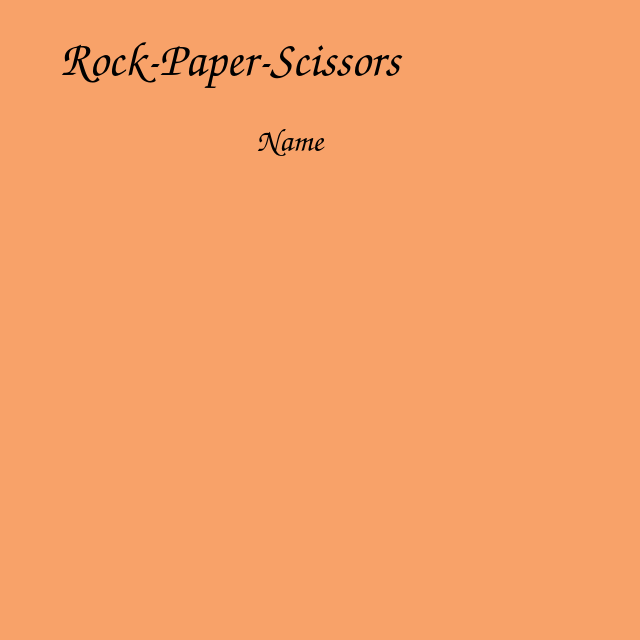
<?xml version="1.0" encoding="UTF-8"?>
<ui version="4.0">
 <class>Play</class>
 <widget class="QWidget" name="Play">
  <property name="windowModality">
   <enum>Qt::NonModal</enum>
  </property>
  <property name="geometry">
   <rect>
    <x>0</x>
    <y>0</y>
    <width>640</width>
    <height>640</height>
   </rect>
  </property>
  <property name="palette">
   <palette>
    <active>
     <colorrole role="WindowText">
      <brush brushstyle="SolidPattern">
       <color alpha="255">
        <red>0</red>
        <green>0</green>
        <blue>0</blue>
       </color>
      </brush>
     </colorrole>
     <colorrole role="Button">
      <brush brushstyle="SolidPattern">
       <color alpha="255">
        <red>248</red>
        <green>162</green>
        <blue>105</blue>
       </color>
      </brush>
     </colorrole>
     <colorrole role="Light">
      <brush brushstyle="SolidPattern">
       <color alpha="255">
        <red>255</red>
        <green>237</green>
        <blue>225</blue>
       </color>
      </brush>
     </colorrole>
     <colorrole role="Midlight">
      <brush brushstyle="SolidPattern">
       <color alpha="255">
        <red>251</red>
        <green>199</green>
        <blue>165</blue>
       </color>
      </brush>
     </colorrole>
     <colorrole role="Dark">
      <brush brushstyle="SolidPattern">
       <color alpha="255">
        <red>124</red>
        <green>81</green>
        <blue>52</blue>
       </color>
      </brush>
     </colorrole>
     <colorrole role="Mid">
      <brush brushstyle="SolidPattern">
       <color alpha="255">
        <red>165</red>
        <green>108</green>
        <blue>70</blue>
       </color>
      </brush>
     </colorrole>
     <colorrole role="Text">
      <brush brushstyle="SolidPattern">
       <color alpha="255">
        <red>0</red>
        <green>0</green>
        <blue>0</blue>
       </color>
      </brush>
     </colorrole>
     <colorrole role="BrightText">
      <brush brushstyle="SolidPattern">
       <color alpha="255">
        <red>255</red>
        <green>255</green>
        <blue>255</blue>
       </color>
      </brush>
     </colorrole>
     <colorrole role="ButtonText">
      <brush brushstyle="SolidPattern">
       <color alpha="255">
        <red>0</red>
        <green>0</green>
        <blue>0</blue>
       </color>
      </brush>
     </colorrole>
     <colorrole role="Base">
      <brush brushstyle="SolidPattern">
       <color alpha="255">
        <red>255</red>
        <green>255</green>
        <blue>255</blue>
       </color>
      </brush>
     </colorrole>
     <colorrole role="Window">
      <brush brushstyle="SolidPattern">
       <color alpha="255">
        <red>248</red>
        <green>162</green>
        <blue>105</blue>
       </color>
      </brush>
     </colorrole>
     <colorrole role="Shadow">
      <brush brushstyle="SolidPattern">
       <color alpha="255">
        <red>0</red>
        <green>0</green>
        <blue>0</blue>
       </color>
      </brush>
     </colorrole>
     <colorrole role="AlternateBase">
      <brush brushstyle="SolidPattern">
       <color alpha="255">
        <red>251</red>
        <green>208</green>
        <blue>180</blue>
       </color>
      </brush>
     </colorrole>
     <colorrole role="ToolTipBase">
      <brush brushstyle="SolidPattern">
       <color alpha="255">
        <red>255</red>
        <green>255</green>
        <blue>220</blue>
       </color>
      </brush>
     </colorrole>
     <colorrole role="ToolTipText">
      <brush brushstyle="SolidPattern">
       <color alpha="255">
        <red>0</red>
        <green>0</green>
        <blue>0</blue>
       </color>
      </brush>
     </colorrole>
    </active>
    <inactive>
     <colorrole role="WindowText">
      <brush brushstyle="SolidPattern">
       <color alpha="255">
        <red>0</red>
        <green>0</green>
        <blue>0</blue>
       </color>
      </brush>
     </colorrole>
     <colorrole role="Button">
      <brush brushstyle="SolidPattern">
       <color alpha="255">
        <red>248</red>
        <green>162</green>
        <blue>105</blue>
       </color>
      </brush>
     </colorrole>
     <colorrole role="Light">
      <brush brushstyle="SolidPattern">
       <color alpha="255">
        <red>255</red>
        <green>237</green>
        <blue>225</blue>
       </color>
      </brush>
     </colorrole>
     <colorrole role="Midlight">
      <brush brushstyle="SolidPattern">
       <color alpha="255">
        <red>251</red>
        <green>199</green>
        <blue>165</blue>
       </color>
      </brush>
     </colorrole>
     <colorrole role="Dark">
      <brush brushstyle="SolidPattern">
       <color alpha="255">
        <red>124</red>
        <green>81</green>
        <blue>52</blue>
       </color>
      </brush>
     </colorrole>
     <colorrole role="Mid">
      <brush brushstyle="SolidPattern">
       <color alpha="255">
        <red>165</red>
        <green>108</green>
        <blue>70</blue>
       </color>
      </brush>
     </colorrole>
     <colorrole role="Text">
      <brush brushstyle="SolidPattern">
       <color alpha="255">
        <red>0</red>
        <green>0</green>
        <blue>0</blue>
       </color>
      </brush>
     </colorrole>
     <colorrole role="BrightText">
      <brush brushstyle="SolidPattern">
       <color alpha="255">
        <red>255</red>
        <green>255</green>
        <blue>255</blue>
       </color>
      </brush>
     </colorrole>
     <colorrole role="ButtonText">
      <brush brushstyle="SolidPattern">
       <color alpha="255">
        <red>0</red>
        <green>0</green>
        <blue>0</blue>
       </color>
      </brush>
     </colorrole>
     <colorrole role="Base">
      <brush brushstyle="SolidPattern">
       <color alpha="255">
        <red>255</red>
        <green>255</green>
        <blue>255</blue>
       </color>
      </brush>
     </colorrole>
     <colorrole role="Window">
      <brush brushstyle="SolidPattern">
       <color alpha="255">
        <red>248</red>
        <green>162</green>
        <blue>105</blue>
       </color>
      </brush>
     </colorrole>
     <colorrole role="Shadow">
      <brush brushstyle="SolidPattern">
       <color alpha="255">
        <red>0</red>
        <green>0</green>
        <blue>0</blue>
       </color>
      </brush>
     </colorrole>
     <colorrole role="AlternateBase">
      <brush brushstyle="SolidPattern">
       <color alpha="255">
        <red>251</red>
        <green>208</green>
        <blue>180</blue>
       </color>
      </brush>
     </colorrole>
     <colorrole role="ToolTipBase">
      <brush brushstyle="SolidPattern">
       <color alpha="255">
        <red>255</red>
        <green>255</green>
        <blue>220</blue>
       </color>
      </brush>
     </colorrole>
     <colorrole role="ToolTipText">
      <brush brushstyle="SolidPattern">
       <color alpha="255">
        <red>0</red>
        <green>0</green>
        <blue>0</blue>
       </color>
      </brush>
     </colorrole>
    </inactive>
    <disabled>
     <colorrole role="WindowText">
      <brush brushstyle="SolidPattern">
       <color alpha="255">
        <red>124</red>
        <green>81</green>
        <blue>52</blue>
       </color>
      </brush>
     </colorrole>
     <colorrole role="Button">
      <brush brushstyle="SolidPattern">
       <color alpha="255">
        <red>248</red>
        <green>162</green>
        <blue>105</blue>
       </color>
      </brush>
     </colorrole>
     <colorrole role="Light">
      <brush brushstyle="SolidPattern">
       <color alpha="255">
        <red>255</red>
        <green>237</green>
        <blue>225</blue>
       </color>
      </brush>
     </colorrole>
     <colorrole role="Midlight">
      <brush brushstyle="SolidPattern">
       <color alpha="255">
        <red>251</red>
        <green>199</green>
        <blue>165</blue>
       </color>
      </brush>
     </colorrole>
     <colorrole role="Dark">
      <brush brushstyle="SolidPattern">
       <color alpha="255">
        <red>124</red>
        <green>81</green>
        <blue>52</blue>
       </color>
      </brush>
     </colorrole>
     <colorrole role="Mid">
      <brush brushstyle="SolidPattern">
       <color alpha="255">
        <red>165</red>
        <green>108</green>
        <blue>70</blue>
       </color>
      </brush>
     </colorrole>
     <colorrole role="Text">
      <brush brushstyle="SolidPattern">
       <color alpha="255">
        <red>124</red>
        <green>81</green>
        <blue>52</blue>
       </color>
      </brush>
     </colorrole>
     <colorrole role="BrightText">
      <brush brushstyle="SolidPattern">
       <color alpha="255">
        <red>255</red>
        <green>255</green>
        <blue>255</blue>
       </color>
      </brush>
     </colorrole>
     <colorrole role="ButtonText">
      <brush brushstyle="SolidPattern">
       <color alpha="255">
        <red>124</red>
        <green>81</green>
        <blue>52</blue>
       </color>
      </brush>
     </colorrole>
     <colorrole role="Base">
      <brush brushstyle="SolidPattern">
       <color alpha="255">
        <red>248</red>
        <green>162</green>
        <blue>105</blue>
       </color>
      </brush>
     </colorrole>
     <colorrole role="Window">
      <brush brushstyle="SolidPattern">
       <color alpha="255">
        <red>248</red>
        <green>162</green>
        <blue>105</blue>
       </color>
      </brush>
     </colorrole>
     <colorrole role="Shadow">
      <brush brushstyle="SolidPattern">
       <color alpha="255">
        <red>0</red>
        <green>0</green>
        <blue>0</blue>
       </color>
      </brush>
     </colorrole>
     <colorrole role="AlternateBase">
      <brush brushstyle="SolidPattern">
       <color alpha="255">
        <red>248</red>
        <green>162</green>
        <blue>105</blue>
       </color>
      </brush>
     </colorrole>
     <colorrole role="ToolTipBase">
      <brush brushstyle="SolidPattern">
       <color alpha="255">
        <red>255</red>
        <green>255</green>
        <blue>220</blue>
       </color>
      </brush>
     </colorrole>
     <colorrole role="ToolTipText">
      <brush brushstyle="SolidPattern">
       <color alpha="255">
        <red>0</red>
        <green>0</green>
        <blue>0</blue>
       </color>
      </brush>
     </colorrole>
    </disabled>
   </palette>
  </property>
  <property name="font">
   <font>
    <family>Comic Sans MS</family>
    <pointsize>14</pointsize>
    <weight>75</weight>
    <bold>true</bold>
    <stylestrategy>PreferDefault</stylestrategy>
   </font>
  </property>
  <property name="cursor">
   <cursorShape>ArrowCursor</cursorShape>
  </property>
  <property name="windowTitle">
   <string>Rock-Paper-Scissors</string>
  </property>
  <widget class="QLabel" name="title">
   <property name="geometry">
    <rect>
     <x>60</x>
     <y>20</y>
     <width>482</width>
     <height>78</height>
    </rect>
   </property>
   <property name="font">
    <font>
     <pointsize>36</pointsize>
    </font>
   </property>
   <property name="text">
    <string>Rock-Paper-Scissors</string>
   </property>
  </widget>
  <widget class="QLabel" name="Name_data">
   <property name="geometry">
    <rect>
     <x>170</x>
     <y>110</y>
     <width>240</width>
     <height>60</height>
    </rect>
   </property>
   <property name="font">
    <font>
     <pointsize>24</pointsize>
    </font>
   </property>
   <property name="contextMenuPolicy">
    <enum>Qt::ActionsContextMenu</enum>
   </property>
   <property name="text">
    <string>Name</string>
   </property>
   <property name="textFormat">
    <enum>Qt::AutoText</enum>
   </property>
   <property name="alignment">
    <set>Qt::AlignCenter</set>
   </property>
  </widget>
  <widget class="QWidget" name="From" native="true">
   <property name="geometry">
    <rect>
     <x>20</x>
     <y>200</y>
     <width>600</width>
     <height>420</height>
    </rect>
   </property>
   <property name="maximumSize">
    <size>
     <width>16777215</width>
     <height>16777212</height>
    </size>
   </property>
  </widget>
 </widget>
 <resources/>
 <connections/>
</ui>
